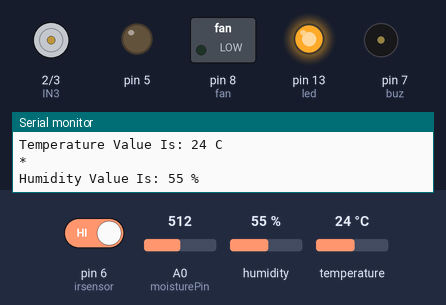
Bench run of a sketch on a simulated Arduino Uno, built with avr-gcc and run on an emulated ATmega328P. On the bench: motor-driver pin pairs drawn as motors (green arrow = first pin HIGH = forward, orange = second pin HIGH = backward, longer = more drive), switched loads named in the sketch (green lamp = pin HIGH), output pins drawn as LEDs (lit = HIGH), buzzer (waves = sounding, pin HIGH), the last lines printed to the serial monitor. The inputs (shaded band) are chosen by the test bench; at power-on: A0 (moisturePin) = 512, temperature 24 °C, pin 6 (irsensor) HIGH, humidity 55 %.

Above: at 1.2 s.
1.3 s: A0 (moisturePin) set to 417
7.4 s: A0 (moisturePin) set to 390
At 8.4 s:
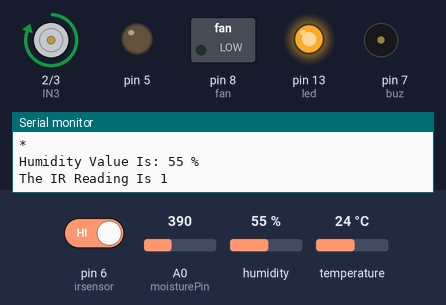
8.9 s: temperature set to 26 °C
At 11.5 s:
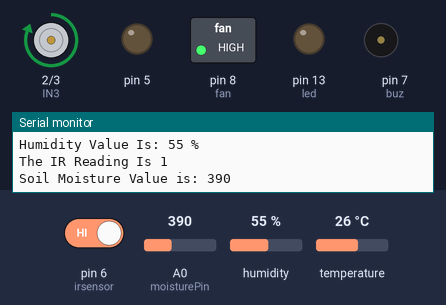
12.0 s: pin 6 (irsensor) driven LOW
At 13.1 s:
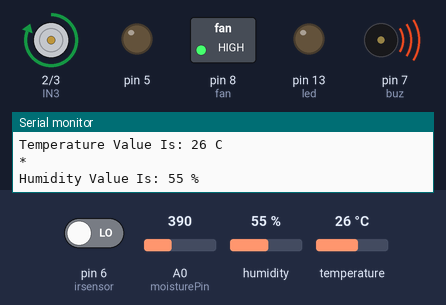
13.5 s: temperature set to 0 °C
At 15.5 s:
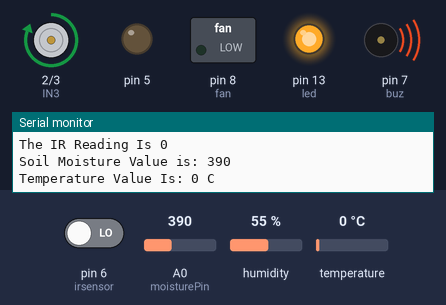
16.2 s: A0 (moisturePin) set to 1023
At 17.6 s:
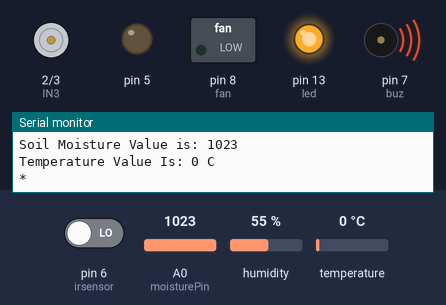
Timing chart, 0 to 18.7 s (numbered marks = the images above; inputs shaded):
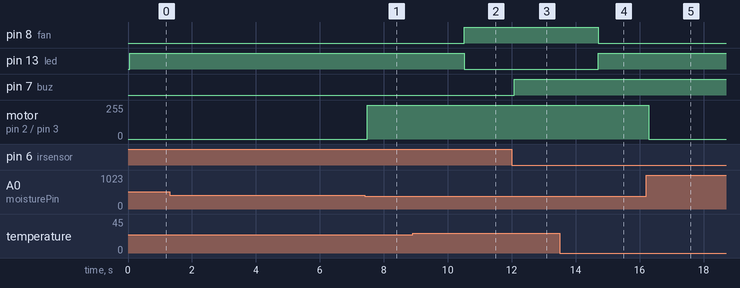

Measured:
- the behaviour switches between 400 and 399 on A0 (moisturePin) (found by bisection; images 0 and 1)
- the behaviour switches between 24 and 25 °C on temperature (found by bisection; images 1 and 2)
- after the input at 7.4 s, motor on pin 2 (IN3) / pin 3 (IN4): stopped → forward 255/255 after 0.09 s
- after the input at 8.9 s, pin 8 (fan): LOW → HIGH after 1.6 s; pin 13 (led): HIGH → LOW after 1.6 s
- after the input at 12.0 s, pin 7 (buz): LOW → HIGH after 0.09 s
- after the input at 13.5 s, pin 8 (fan): HIGH → LOW after 1.2 s; pin 13 (led): LOW → HIGH after 1.2 s
- after the input at 16.2 s, motor on pin 2 (IN3) / pin 3 (IN4): forward 255/255 → stopped after 0.09 s

The sketch:

Project_Arduino_Code.ino
```cpp
#include "DHT.h"
 int irsensor=6;
 int buz=7;
 #define fan 8
 int led=13;
 int IN3=2;
 int IN4=3;
 #define pumpspeed 5
 #include <DHT.h>
 #define DHTPIN 4
 #define DHTTYPE DHT11
 DHT dht (DHTPIN,DHT11);
 float temp;
 float hum;
 int moisturePin = A0;
 int sensorValue;
 int limit = 500;
 int reading=0;
 int limit_1 = 400;
 int limit_2 = 30;
 int temp_read;
 int hum_read;

void setup() {
 pinMode(13,OUTPUT);
 pinMode(8,OUTPUT);
 dht.begin();
 pinMode(IN3,OUTPUT);
 pinMode(IN4,OUTPUT);
 pinMode(5,OUTPUT);
 pinMode(2,OUTPUT);
 pinMode(led,OUTPUT);
 pinMode(6, INPUT);
 pinMode(buz,OUTPUT);
 Serial.begin(9600);
 Serial.println("Temperature and Humidity");
}

void loop() {
 sensorValue = analogRead(moisturePin);
 Serial.print("Soil Moisture Value is: ");
 Serial.println(sensorValue);

 if (sensorValue<limit_1)
 {
 digitalWrite(IN3,HIGH);
 digitalWrite(IN4,LOW);
 }
 else {
 digitalWrite(IN3,LOW);
 digitalWrite(IN4,LOW);
 }

 temp_read= dht.readTemperature();
 hum_read= dht.readHumidity();
 Serial.print("Temperature Value Is: ");
 Serial.print(temp_read);
 Serial.println(" C");
 Serial.println("*");
 Serial.print("Humidity Value Is: ");
 Serial.print(hum_read);
 Serial.println(" %");
 if( temp_read<25 )
 {
   digitalWrite(13,HIGH);
 }
  else{
    digitalWrite(13,LOW);
  }

 if(temp_read>=25)
 {
 digitalWrite(fan,HIGH);
 }
 else
 {
  digitalWrite(fan,LOW);
 }

 int reading=digitalRead(irsensor);
 Serial.print("The IR Reading Is ");
 Serial.println(reading);
 if(reading==LOW)
  digitalWrite(buz,HIGH);

 else if(reading==HIGH)
  digitalWrite(buz,LOW);


}
```
